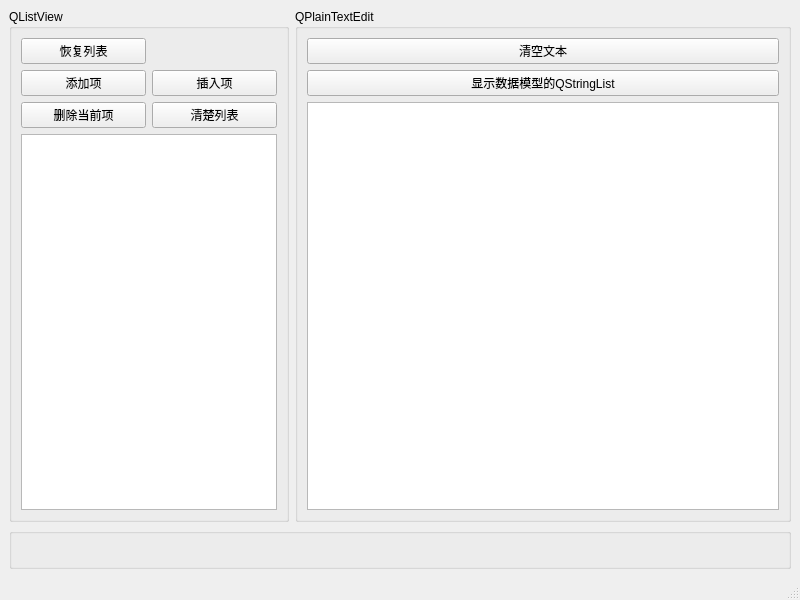
<?xml version="1.0" encoding="UTF-8"?>
<ui version="4.0">
 <class>MainWindow</class>
 <widget class="QMainWindow" name="MainWindow">
  <property name="geometry">
   <rect>
    <x>0</x>
    <y>0</y>
    <width>800</width>
    <height>600</height>
   </rect>
  </property>
  <property name="windowTitle">
   <string>MainWindow</string>
  </property>
  <widget class="QWidget" name="centralwidget">
   <layout class="QVBoxLayout" name="verticalLayout_2">
    <item>
     <layout class="QHBoxLayout" name="horizontalLayout">
      <item>
       <widget class="QGroupBox" name="groupBox">
        <property name="title">
         <string>QListView</string>
        </property>
        <layout class="QGridLayout" name="gridLayout">
         <item row="0" column="0">
          <widget class="QPushButton" name="pushButton">
           <property name="text">
            <string>恢复列表</string>
           </property>
          </widget>
         </item>
         <item row="1" column="0">
          <widget class="QPushButton" name="btnListAppend">
           <property name="text">
            <string>添加项</string>
           </property>
          </widget>
         </item>
         <item row="1" column="1">
          <widget class="QPushButton" name="btnListInsert">
           <property name="text">
            <string>插入项</string>
           </property>
          </widget>
         </item>
         <item row="2" column="0">
          <widget class="QPushButton" name="btnListDelete">
           <property name="text">
            <string>删除当前项</string>
           </property>
          </widget>
         </item>
         <item row="2" column="1">
          <widget class="QPushButton" name="pushButton_5">
           <property name="text">
            <string>清楚列表</string>
           </property>
          </widget>
         </item>
         <item row="3" column="0" colspan="2">
          <widget class="QListView" name="listView"/>
         </item>
        </layout>
        <zorder>pushButton</zorder>
        <zorder>btnListInsert</zorder>
        <zorder>btnListDelete</zorder>
        <zorder>pushButton_5</zorder>
        <zorder>listView</zorder>
        <zorder>btnListAppend</zorder>
       </widget>
      </item>
      <item>
       <widget class="QGroupBox" name="groupBox_2">
        <property name="title">
         <string>QPlainTextEdit</string>
        </property>
        <layout class="QVBoxLayout" name="verticalLayout">
         <item>
          <widget class="QPushButton" name="pushButton_6">
           <property name="text">
            <string>清空文本</string>
           </property>
          </widget>
         </item>
         <item>
          <widget class="QPushButton" name="btnTextImport">
           <property name="text">
            <string>显示数据模型的QStringList</string>
           </property>
          </widget>
         </item>
         <item>
          <widget class="QTextEdit" name="plainTextEdit"/>
         </item>
        </layout>
       </widget>
      </item>
     </layout>
    </item>
    <item>
     <widget class="QGroupBox" name="groupBox_3">
      <property name="title">
       <string/>
      </property>
      <layout class="QGridLayout" name="gridLayout_2">
       <item row="0" column="0">
        <widget class="QLabel" name="LabInfo">
         <property name="text">
          <string/>
         </property>
        </widget>
       </item>
      </layout>
     </widget>
    </item>
   </layout>
  </widget>
  <widget class="QMenuBar" name="menubar">
   <property name="geometry">
    <rect>
     <x>0</x>
     <y>0</y>
     <width>800</width>
     <height>22</height>
    </rect>
   </property>
  </widget>
  <widget class="QStatusBar" name="statusbar"/>
 </widget>
 <resources/>
 <connections/>
</ui>
